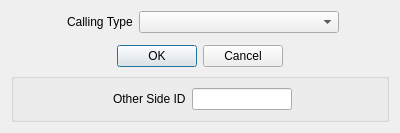
<?xml version="1.0" encoding="UTF-8"?>
<ui version="4.0">
 <class>DtmfSpecialCallDialog</class>
 <widget class="QDialog" name="DtmfSpecialCallDialog">
  <property name="geometry">
   <rect>
    <x>0</x>
    <y>0</y>
    <width>400</width>
    <height>133</height>
   </rect>
  </property>
  <property name="windowTitle">
   <string>Dialog</string>
  </property>
  <layout class="QVBoxLayout" name="verticalLayout">
   <item>
    <layout class="QFormLayout" name="formLayout">
     <property name="formAlignment">
      <set>Qt::AlignmentFlag::AlignHCenter|Qt::AlignmentFlag::AlignTop</set>
     </property>
     <item row="0" column="0">
      <widget class="QLabel" name="label">
       <property name="text">
        <string>Calling Type</string>
       </property>
      </widget>
     </item>
     <item row="0" column="1">
      <widget class="QComboBox" name="callTypeCmbx">
       <property name="maximumSize">
        <size>
         <width>200</width>
         <height>16777215</height>
        </size>
       </property>
      </widget>
     </item>
    </layout>
   </item>
   <item>
    <widget class="QDialogButtonBox" name="buttonBox">
     <property name="orientation">
      <enum>Qt::Orientation::Horizontal</enum>
     </property>
     <property name="standardButtons">
      <set>QDialogButtonBox::StandardButton::Cancel|QDialogButtonBox::StandardButton::Ok</set>
     </property>
     <property name="centerButtons">
      <bool>true</bool>
     </property>
    </widget>
   </item>
   <item>
    <widget class="QGroupBox" name="groupBox">
     <property name="title">
      <string/>
     </property>
     <layout class="QVBoxLayout" name="verticalLayout_2">
      <item>
       <layout class="QFormLayout" name="formLayout_2">
        <property name="formAlignment">
         <set>Qt::AlignmentFlag::AlignHCenter|Qt::AlignmentFlag::AlignTop</set>
        </property>
        <item row="0" column="0">
         <widget class="QLabel" name="label_2">
          <property name="text">
           <string>Other Side ID</string>
          </property>
         </widget>
        </item>
        <item row="0" column="1">
         <widget class="QLineEdit" name="otherIdTxt">
          <property name="maximumSize">
           <size>
            <width>100</width>
            <height>16777215</height>
           </size>
          </property>
          <property name="maxLength">
           <number>3</number>
          </property>
         </widget>
        </item>
       </layout>
      </item>
     </layout>
    </widget>
   </item>
  </layout>
 </widget>
 <resources/>
 <connections>
  <connection>
   <sender>buttonBox</sender>
   <signal>accepted()</signal>
   <receiver>DtmfSpecialCallDialog</receiver>
   <slot>accept()</slot>
   <hints>
    <hint type="sourcelabel">
     <x>248</x>
     <y>254</y>
    </hint>
    <hint type="destinationlabel">
     <x>157</x>
     <y>274</y>
    </hint>
   </hints>
  </connection>
  <connection>
   <sender>buttonBox</sender>
   <signal>rejected()</signal>
   <receiver>DtmfSpecialCallDialog</receiver>
   <slot>reject()</slot>
   <hints>
    <hint type="sourcelabel">
     <x>316</x>
     <y>260</y>
    </hint>
    <hint type="destinationlabel">
     <x>286</x>
     <y>274</y>
    </hint>
   </hints>
  </connection>
 </connections>
</ui>
